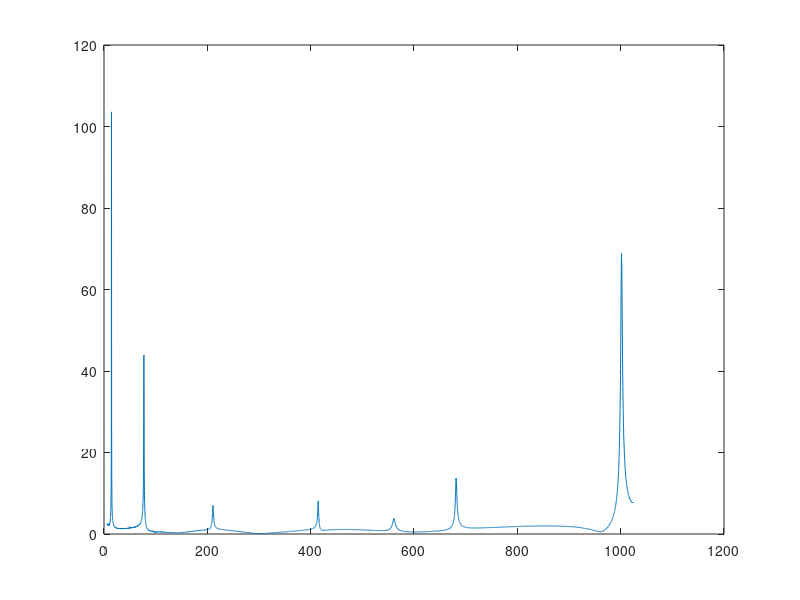
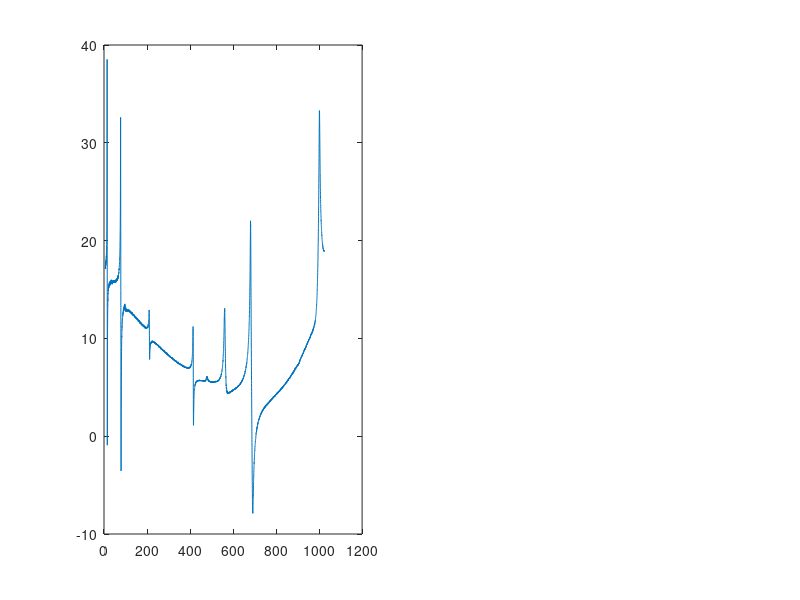

Source code (MATLAB) for these figures, in order: (Note: this script raises an error after producing the figures.)
clc
clear
close all

%% Fast Fourrier Transformation parameters
N = 6400; % 50,100,200,400,800,1600,3200,6400
nFFT = 2.56*N;

% Baseband
fmax = 800;  % frequency span (Hz)
fs = 2.56*fmax; % Nyquist frequency (Hz)

dt = 1/fs;  % sampling time (sec)
df = fmax/nFFT;  % sampling frequency (Hz)

m=1;                 % number of input
p=2;                 % number of output   

%% Input signal generation with window and overlap
load('freq_vec.mat')
load('iddata_act1.mat')
load('iddata_act2.mat')
load('iddata_shaker.mat')

iddata_act1 = iddata_act1';
iddata_act2 = iddata_act2';
iddata_shaker = iddata_shaker';

[M,~] = size(freq_vec); % M-> number of frequency samples

G = zeros(p,m,M);
if ((m == 1)&&(p == 1))
    G(1,1,:) = iddata_act1(1,:);
elseif ((m == 1)&&(p == 2))
    G(:,1,:) = iddata_act1(:,:);
elseif ((m == 2)&&(p == 1))
    for i = 1:M
        G(1,1,i) = iddata_act1(1,i);
        G(1,2,i) = iddata_shaker(1,i);
    end
else
    for i = 1:M
    G(:,1,i) = iddata_act1(:,i);
    G(:,2,i) = iddata_act2(:,i);
    G(:,3,i) = iddata_shaker(:,i);
    end
end


%% MIMO ID
ww = (2*pi*freq_vec)'; 
ff = ww/(2*pi);
Gjw = G;

%% =========================================================================
% transform continuous data to discrete using bilinear tansfrmation
% !!!!!!!!!!!!!!!! see help bilinear
select_w = 50; % chon ferekans payin javabesh bade arc tan dar nazdike sefr javabesh khub nis.
T = 5/max(ww);
wwd = 2*atan(T*ww(select_w:end)/2);
wwd = wwd';
Gzks = Gjw(:,:,select_w:end);

%% =========================================================================
n = 16;                % order of system
q = 18;        % q should be greater than system order (Eq 6)

%% ===================== step 1: compute matrix G  =========================
% **************  according to equation (47) or (10) in conf paper*********
for i = 1:q
    for k = 1:M-select_w+1
    Y_qp_mM(p*(i-1)+1:p*i,m*(k-1)+1:m*k) = exp(1i*(i-1)*wwd(k,1))*squeeze(Gzks(:,:,k));
    end
end

%% ==================== step 1: compute matrix Wm  =========================
% *********************  according to equation (48) ***********************
for i=1:q
    for k=1:M-select_w+1
    U_m(m*(i-1)+1:m*i,m*(k-1)+1:m*k) = exp(1i*(i-1)*wwd(k,1))*eye(m,m);
    end
end
U_re = [real(U_m),imag(U_m)];
Y_re = [real(Y_qp_mM),imag(Y_qp_mM)];

%% ================= step 2: compute QR factorizatin   =====================
% ******* according to equation (62) using lqdecomposition function *******
[Q,R] = qr([U_re' Y_re'],0);
R22 = R(end-q+1:end,end-q+1:end);

%% ==================== step 3: compute SVD  ===============================
% ******* according to equation (63) using lqdecomposition function *******
[U_hat,S_hat,V_hat] = svd(R22');

%% =================== step 4: detemine system order  ======================
% **** according to equation (64) and estimate of observability matrix ****
U_hat_s = U_hat(:,1:n);

%% ================= step 5: detemine A_hat & C_hat  =======================
% ***************** according to equations (65) & (66) ********************
O_hat_upperline = U_hat_s(p+1:end,:);
O_hat_underline = U_hat_s(1:end-p,:);
A_hat = inv(O_hat_underline'*O_hat_underline)*O_hat_underline'*O_hat_upperline;
C_hat = U_hat_s(1:p,:);

%% ================= step 6: detemine B_hat & D_hat  =======================
% ********************* according to equation (67) ************************
S = [];
II = [];
for i = 1:M-select_w+1
    S = [S ; C_hat*inv((exp(1i*wwd(i,1)))*eye(size(A_hat))-A_hat)];
    II = [II ; eye(p)];
end
AA = [S II];
AAA = [];
for i = 1:m
    AAA = blkdiag(AAA,AA);
end

AAAA = [real(AAA);imag(AAA)];

k = 1;
for i = 1:M-select_w+1
    for j = 1:m
        BBB((k-1)*p+1:k*p,1) = squeeze(Gzks(:,j,i));
        k = k+1;
    end
end

BBBB = [real(BBB);imag(BBB)];

teta = ((AAAA'*AAAA)^-1)*AAAA'*BBBB;

for i = 1:m
    teta_dum = teta((i-1)*(p+n)+1:i*(p+n),1);
    B_hat(:,i) = teta_dum(1:n,:);
    D_hat(:,i) = teta_dum(n+1:end,:);
end

for i = 1:M-select_w+1
    epsilon(:,:,i) = squeeze(Gzks(:,:,i))-D_hat-(C_hat/((exp(1i*wwd(i,1)))*eye(size(A_hat))-A_hat))*B_hat; % estimation error
    normed_eps(1,i) = norm(squeeze(epsilon(:,:,i)));
end
figure(1);
plot(ff(select_w:end),normed_eps);

%% =============== step 7: estimated transfer function  ====================
% ********************* according to equation (68) ************************
G_hat=ss(A_hat,B_hat,C_hat,D_hat,T);
% figure
% bode(G_hat)

% % % % % % % % % % % % % % % % % % % % % %   
sysc=d2c(G_hat,'tustin');
figure(2)
k = 0;
for i = 1:m
    for j = 1:p
        k = k+1;
        subplot(m,p,k)
        plot(ff(select_w:end),20*log10(abs(squeeze(Gjw(j,i,select_w:end)))));
        hold on
        [magG,phaseG,w]=bode(sysc(j,i),ff(select_w:end)*2*pi);
        for l = 1:size(w)
            bb(l,1) = squeeze(magG(:,:,l));
        end
        plot(w/2/pi,20*log10(bb),'r')
        xlim([0 800])
    end
end